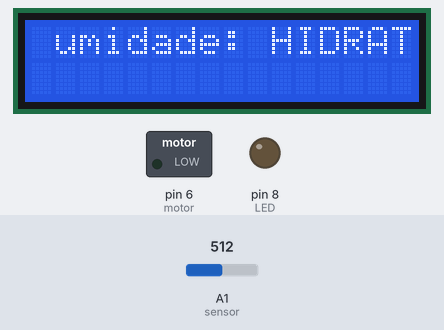
Bench run of a sketch on a simulated Arduino Uno, built with avr-gcc and run on an emulated ATmega328P. Parts: 16×2 character LCD, switched loads named in the sketch (green lamp = pin HIGH), output pins drawn as LEDs (lit = HIGH). The inputs (shaded band) are chosen by the test bench; at power-on: A1 (sensor) = 512.

Above: at 1.2 s.
1.3 s: A1 (sensor) set to 483
At 2.4 s:
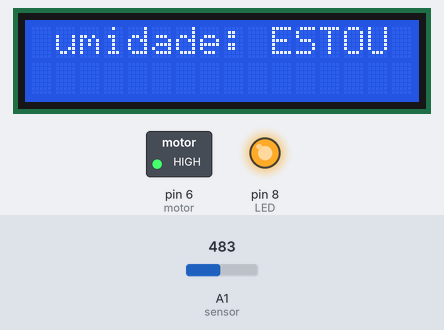
At 3.6 s:
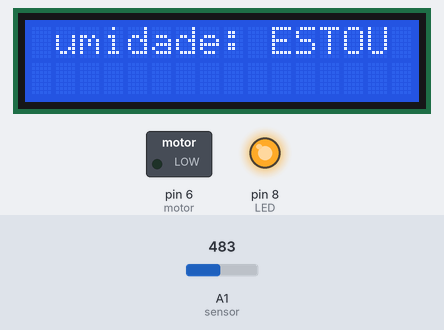
Timing chart, 0 to 5.1 s (numbered marks = the images above; inputs shaded):
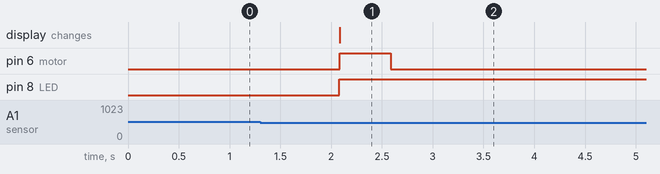

The sketch:

smartPlant.ino
```cpp
#include <LiquidCrystal.h>

LiquidCrystal lcd(12,11,5,4,3,2);
int sensor = A1;
int LED = 8;
int nivel_umidade;
int motor = 6;


void setup()
{
  Serial.begin(9600);
  lcd.begin(16,2);
  pinMode(sensor, INPUT);
  pinMode(LED, OUTPUT);
  pinMode (motor, OUTPUT);

}

void seco(){
    digitalWrite(LED, HIGH);
    lcd.clear();
    lcd.print("\numidade: ");
    lcd.print("ESTOU COM SEDE");
}

void umido(){
    digitalWrite(LED, LOW);
    lcd.clear();
    lcd.print("\numidade: ");
    lcd.print("HIDRATADA");
}

void loop()
{
  nivel_umidade = analogRead(sensor);
  lcd.clear();
  lcd.print("\numidade: " + nivel_umidade);


  if(nivel_umidade < 500){
    lcd.display();
    seco();

     digitalWrite(motor, HIGH);//rele, valvula, soneloide, bomba
     delay(500);
     digitalWrite(motor, LOW);
     delay(10000);
  }
  else {
    umido();
  }

   if(nivel_umidade > 800){
  	lcd.noDisplay();
  }

   delay(1000);
}
```

Measured:
- the behaviour switches between 500 and 499 on A1 (sensor) (found by bisection; images 0 and 1)
- after the input at 1.3 s, pin 6 (motor): LOW → HIGH after 0.78 s, → LOW 0.50 s later; pin 8 (LED): LOW → HIGH after 0.78 s; the display: changes after 0.78 s (image 1)
